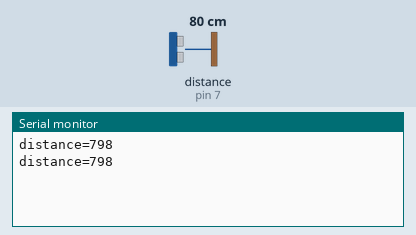
Recording of a sketch running on a simulated Arduino Uno, built with avr-gcc and run on an emulated ATmega328P. On the bench: the last lines printed to the serial monitor. Wiring (inferred from the names in the program): ultrasonic range finder: trigger pin 8; echo pin 7. The inputs (shaded band) are chosen by the test bench; at power-on: distance to the obstacle (sensor on pin 7) 80 cm. The echo pulse lasts 58.3 µs per cm.

Above: at 1.8 s.
1.9 s: distance to the obstacle (sensor on pin 7) set to 2 cm
At 2.9 s:
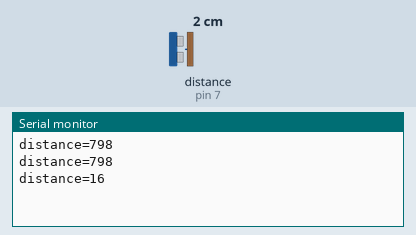
3.4 s: distance to the obstacle (sensor on pin 7) set to 4 cm
At 4.6 s:
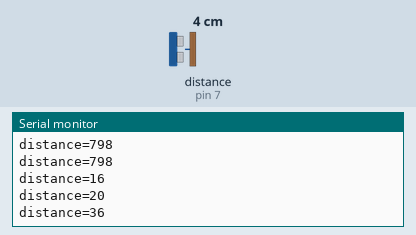
Timing chart, 0 to 6.4 s (numbered marks = the images above; inputs shaded):
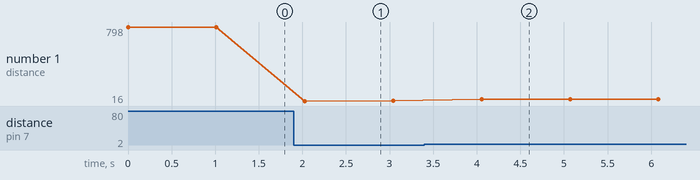

The sketch:

HCSR04Test.ino
```cpp
// (licence header left out)
unsigned int EchoPin = 7;           // connect Pin 2(Arduino digital io) to Echo at US-020
unsigned int TrigPin = 8;           // connect Pin 3(Arduino digital io) to Trig at US-020
unsigned long Len_mm  = 0;
void setup()
{  //Initialize
    Serial.begin(9600);                        //Serial: output result to Serial monitor
    pinMode(EchoPin, INPUT);                    //Set EchoPin as input, to receive measure result from US-020
    pinMode(TrigPin, OUTPUT);                   //Set TrigPin as output, used to send high pusle to trig measurement (>10us)
}

void loop()
{
  /*
    digitalWrite(TrigPin, HIGH);              //begin to send a high pulse, then US-020 begin to measure the distance
    delayMicroseconds(50);                    //set this high pulse width as 50us (>10us)
    digitalWrite(TrigPin, LOW);               //end this high pulse

    Time_Echo_us = pulseIn(EchoPin, HIGH);  //calculate the pulse width at EchoPin,
    if((Time_Echo_us < 60000) && (Time_Echo_us > 1))     //a valid pulse width should be between (1, 60000).
    {
      Len_mm = (Time_Echo_us*34/100)/2;      //calculate the distance by pulse width, Len_mm = (Time_Echo_us * 0.34mm/us) / 2 (mm)
      Serial.print("Present Distance is: ");  //output result to Serial monitor
      Serial.print(Len_mm, DEC);            //output result to Serial monitor
      Serial.println("mm");                 //output result to Serial monitor
    }  */
    Serial.print("distance=");
    Serial.print(calculateDistance(TrigPin, EchoPin));
    Serial.println("");
    Serial.flush();
    delay(1000);                            //take a measurement every second (1000ms)
}

/**
 * calculate the distance to the object.
 * trigPin the trigger pin
 * echoPin the echo pin
 */
int calculateDistance(int trigPin, int echoPin) {
  //set the trigPin to LOW
  digitalWrite(trigPin, LOW);
  delayMicroseconds(2);
  // Sets the trigPin on HIGH state for 10 micro seconds
  digitalWrite(trigPin, HIGH);
  delayMicroseconds(10);
  digitalWrite(trigPin, LOW);
  // Reads the echoPin, returns the sound wave travel time in microseconds
  // Calculating the distance
  unsigned long Time_Echo_us = pulseIn(echoPin, HIGH);  //calculate the pulse width at EchoPin,
    if((Time_Echo_us < 26190) && (Time_Echo_us > 1))     //a valid pulse width should be between (1, 26190).
    {
      return ((Time_Echo_us/2/29.1)*10);
    } else {
      Serial.println("err");
    }
  return 0;
}
```

Measured:
- after the input at 1.9 s, the serial monitor: prints a new line after 0.13 s (image 1)
- after the input at 3.4 s, the serial monitor: prints a new line after 0.66 s (image 2)
- plotted number 1: 798 → 20 after the input at 1.9 s, 20 → 36 after the input at 3.4 s
